Frame 1 (no input): blank canvas, image omitted
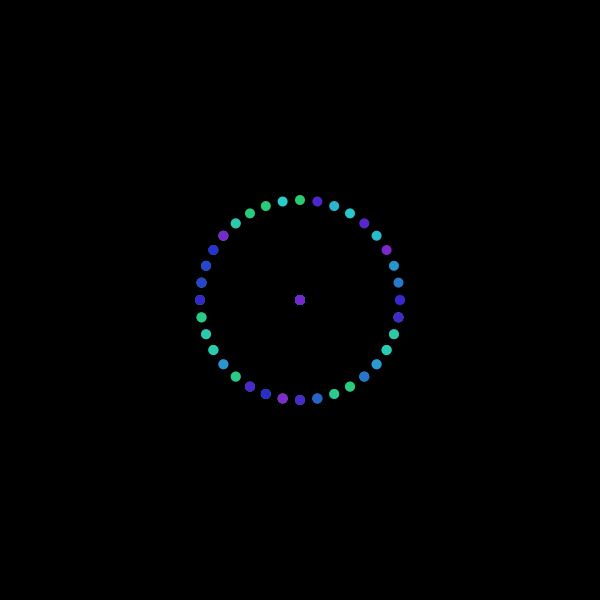
Frame 60 (the mouse pressed at the canvas centre just before this capture)
Frame 120 (the mouse held since frame 60 and released just before this capture): blank canvas, image omitted

The Processing sketch that drew this single still picture (run headless with seeded random() and noise(); from frame 60 on, the mouse is pressed at the canvas centre):

// Processing sketch: processing_71966
// ── processing_71966.pde

void setup() {
  size(600, 600);
  fill(255);
  background(0);
  colorMode(HSB,100);
  //5 frames a second
  frameRate(5);
  noStroke();
  smooth();
}

//t this is the angle which we will change everytime one is dr
int t=0;
void draw() {
  
  ellipse(width/2, height/2, 10, 10);
  fill(random(40)+40,80,80);
  float x = 100 * cos(radians(t));
  float y = 100 * sin(radians(t));
  
  ellipse(width/2+x, height/2+y, 10, 10);
  t+=10;
  if(mousePressed){
     background(0);
    t=0; 
  }
}
